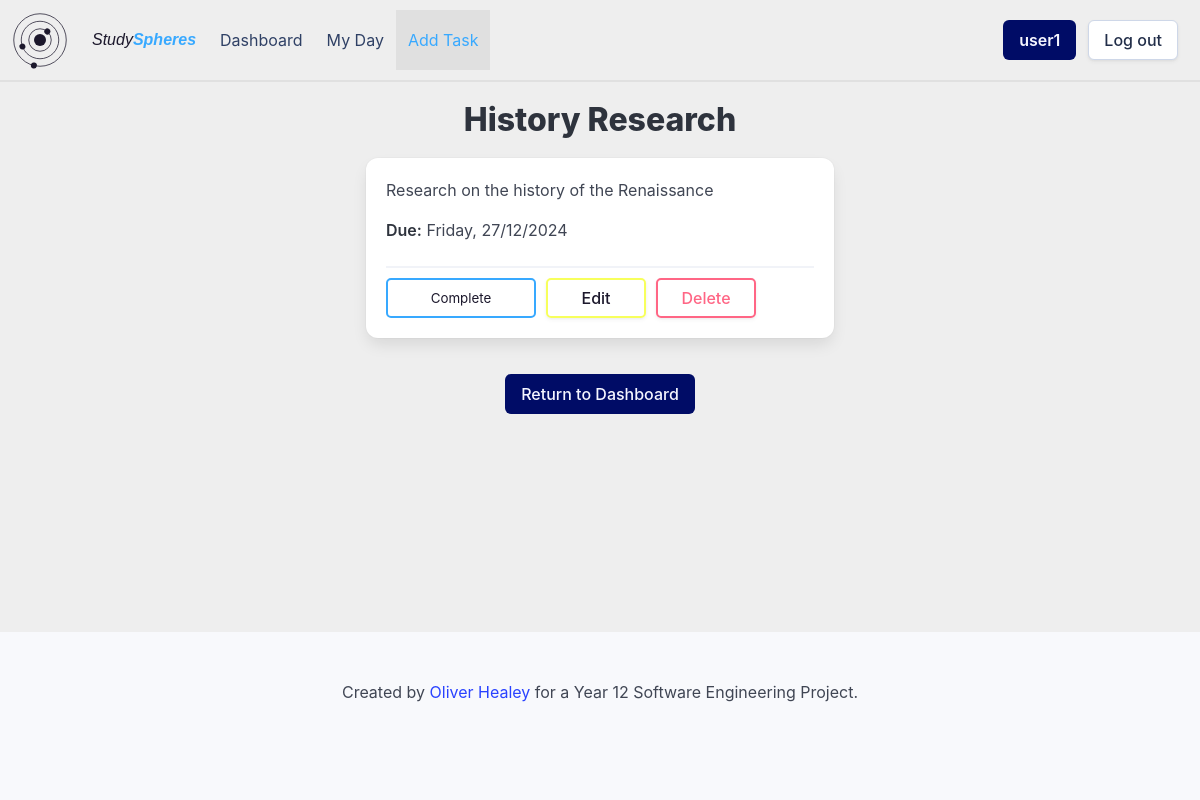
Page /task/8d335c02-9ddb-445d-a840-6b9adf8a30ad (signed in) on the earlier database version.
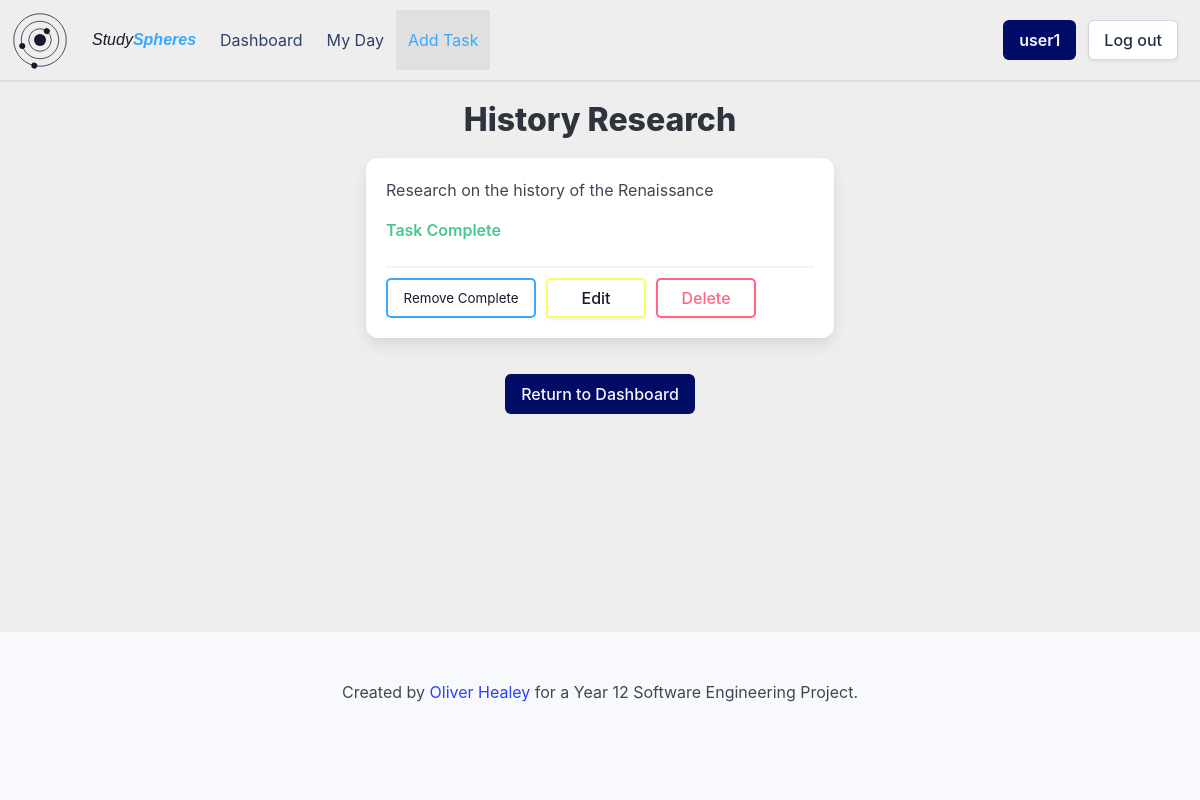
Same page on the later database version.
### setup_db.py (models this page shows)
class Task(Base):
    __tablename__ = 'tasks'
    task_id = Column(String, primary_key=True)
    name = Column(String, nullable=False)
    details = Column(String)
    important = Column(Boolean, nullable=False)
    due_date = Column(DateTime, nullable=False)
    completed = Column(Boolean, nullable=False)
    repeat = Column(String, nullable=False)
    user_id = Column(String, ForeignKey('userdetails.id'), nullable=False)
    group_id = Column(String, ForeignKey('groups.group_id'), nullable=False)
    user = relationship('User', back_populates='tasks')
    groups = relationship('Group', back_populates='tasks')

### app.py (the view)
@app.route('/task/<task_id>')
def viewTask(task_id):
    if flaskSession.get('userId') is None:
        return redirect(url_for('login'))
    userId = flaskSession.get('userId')
    task = sessionDb.query(Task).filter(Task.task_id == task_id).first()
    group = sessionDb.query(Group).filter(Group.group_id == task.group_id, Group.user_id == userId).first()
    return render_template('task.html', task=task, group=group)

### templates/task.html (shortened to what this page needs)
{% extends 'base_loggedin.html' %}
{% block heading %}{{ task.name }}{% endblock %}
{% block content %}
    <div class="container">
        <div class="columns is-centered">
            <div class="column is-half">
                <div class="box task-detailed">
                    {% if task.details %}
                        <p>{{ task.details }}</p>
                    {% else %}
                    <p>No details available for this task.</p>
                    {% endif %}
                    {% if not task.completed %}
                        <strong>Due:</strong> {{ task.due_date.strftime('%A, %d/%m/%Y') }}<br>
                        <hr class="button-spacer">
                        <form action="/complete" method="POST">
                            <input type="submit" value="Complete" class="task-complete-button">
                            <a href="/edittask/{{ task.task_id }}" class="button task-edit-button">Edit</a>
                            <a href="/deletetask/{{ task.task_id }}" class="button task-delete-button" onclick="if (!confirm('Are you sure you want to delete this task?')) {event.preventDefault();}">Delete</a>
                        </form>
                    {% else %}
                        <strong class="has-text-success">Task Complete</strong>
                        <hr class="button-spacer">
                        <form action="/decomplete" method="POST">
                            <input type="submit" value="Remove Complete" class="task-complete-button">
                            <a href="/edittask/{{ task.task_id }}" class="button task-edit-button">Edit</a>
                            <a href="/deletetask/{{ task.task_id }}" class="button task-delete-button" onclick="if (!confirm('Are you sure you want to delete this task?')) {event.preventDefault();}">Delete</a>
                        </form>
                    {% endif %}
                </div>
            </div>
        </div>
        <div class="column is-full has-text-centered">
            <a href="/dashboard" class="button is-link">Return to Dashboard</a>
        </div>
    </div>
{% endblock %}

Differences in the rows shown:
changed Task "History Research": completed False → True (drawn); due_date "Friday, 27/12/2024" → (not shown)
Other differences:
form field value: (not shown) → "Remove Complete"
form field value: "Complete" → (not shown)
text no longer shown: "Due:"
text now shown: "Task Complete"
